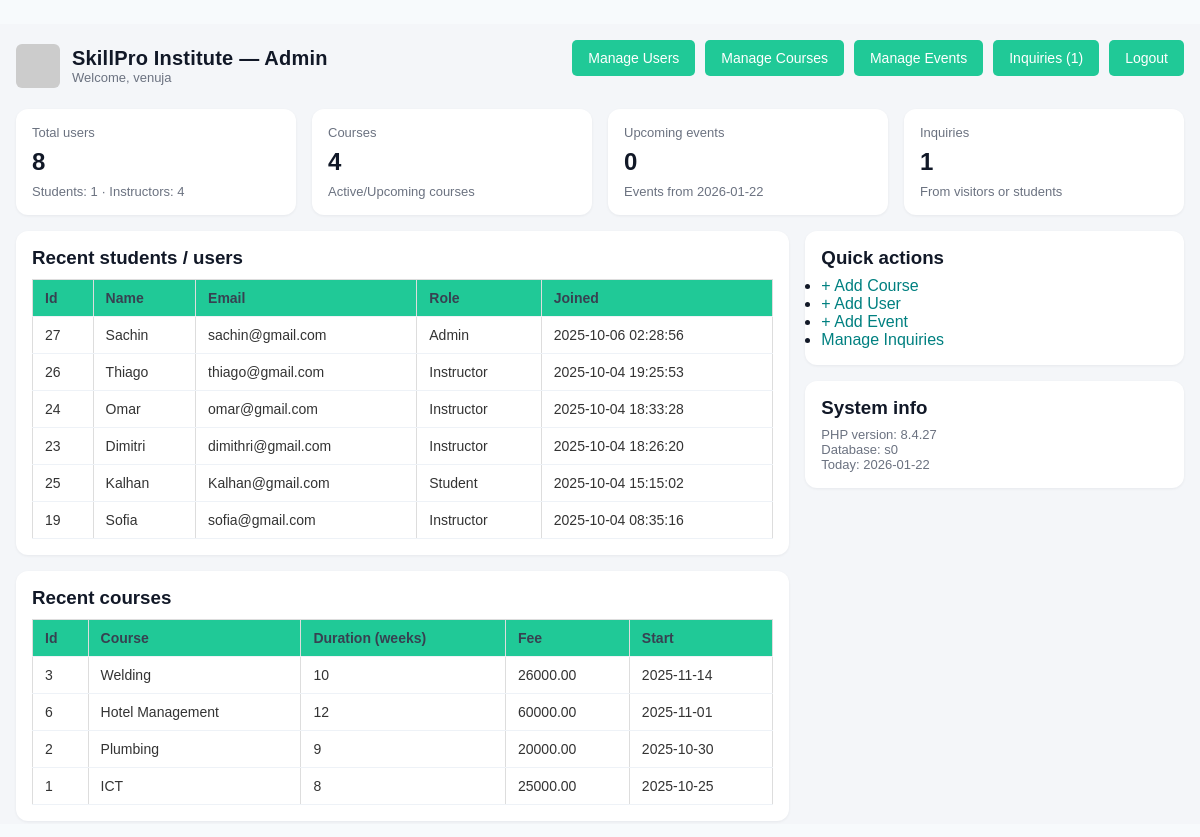
The page /admin/admin_dashboard.php (signed in) on the database its author committed.
### tables this page shows
CREATE TABLE `users` (
  `user_id` int(11) NOT NULL,
  `username` varchar(100) NOT NULL,
  `role` enum('Admin','Instructor','Student') NOT NULL DEFAULT 'Student',
  `email` varchar(150) NOT NULL,
  `phone_num` varchar(150) NOT NULL,
  `password` varchar(255) NOT NULL,
  `gender` enum('Male','Female','Prefer not to say') NOT NULL,
  `image_user` varchar(250) NOT NULL,
  `created_at` timestamp NOT NULL DEFAULT current_timestamp()
);

CREATE TABLE `courses` (
  `course_id` int(11) NOT NULL,
  `course_name` varchar(150) NOT NULL,
  `category` varchar(100) NOT NULL,
  `course_des` text NOT NULL,
  `user_id` int(11) NOT NULL,
  `duration` int(11) NOT NULL,
  `start_date` date NOT NULL,
  `image` varchar(255) NOT NULL,
  `fee` decimal(10,2) NOT NULL,
  `mode` enum('Online','On-site') NOT NULL,
  `location` varchar(100) NOT NULL,
  `created_at` timestamp NOT NULL DEFAULT current_timestamp()
);

### admin/admin_dashboard.php (the view, shortened to what this page needs)
<?php
include '../includes/connect.php';
function get_count($conn, $sql) {
    $res = $conn->query($sql);
    if ($res && ($row = $res->fetch_row())) return (int)$row[0];
    return 0;
}
$total_users = get_count($conn, "SELECT COUNT(*) FROM users");
$students = get_count($conn, "SELECT COUNT(*) FROM users WHERE role='Student'");
$instructors = get_count($conn, "SELECT COUNT(*) FROM users WHERE role='Instructor'");
$total_courses = get_count($conn, "SELECT COUNT(*) FROM courses");
$today = date('Y-m-d');
$upcoming_events = get_count($conn, "SELECT COUNT(*) FROM events WHERE event_date >= '{$today}'");
$inq_count = 0;
$check_inq = $conn->prepare("SELECT COUNT(*) FROM information_schema.tables WHERE table_schema = ? AND table_name = ?");
$dbname = $conn->real_escape_string($conn->query("SELECT DATABASE()")->fetch_row()[0]);
$tbl = 'inquiries';
$check_inq->bind_param("ss", $dbname, $tbl);
$check_inq->execute();
$check_inq->bind_result($has_inq);
if ($has_inq) {
    $inq_count = get_count($conn, "SELECT COUNT(*) FROM inquiries");
}
$recent_users = [];
$res = $conn->query("SELECT user_id, username, email, role, created_at FROM users ORDER BY created_at DESC LIMIT 6");
if ($res) {
    while ($r = $res->fetch_assoc()) $recent_users[] = $r;
}
$recent_courses = [];
$res = $conn->query("SELECT course_id, course_name, duration, fee, mode, start_date FROM courses ORDER BY start_date DESC LIMIT 6");
if ($res) {
    while ($r = $res->fetch_assoc()) $recent_courses[] = $r;
}
?>
<!doctype html>
<html lang="en">
<head>
  <link rel="stylesheet" href="../css/admin_style.css">
</head>
<body>
  <div class="container">
    <header class="header">
      <div class="brand">
        <img src="https://placehold.co/80x80?text=SP" alt="SkillPro logo">
        <div>
          <h1>SkillPro Institute — Admin</h1>
          <div class="small">Welcome, <?php echo htmlspecialchars($_SESSION['username'] ?? 'Admin'); ?></div>
        </div>
      </div>
      <nav class="topnav">
        <a class="btn" href="../admin/manage_users.php">Manage Users</a>
        <a class="btn" href="./manage_course.php">Manage Courses</a>
        <a class="btn" href="./manage_events.php">Manage Events</a>
        <a class="btn btn-primary" href="manage_inquiries.php">Inquiries (<?php echo $inq_count; ?>)</a>
        <a class="btn btn-logout" href="logout.php">Logout</a>
      </nav>
    </header>
    <main>
      <section class="grid" style="margin-bottom:16px;">
        <div class="tile card">
          <div class="title">Total users</div>
          <div class="value"><?php echo $total_users; ?></div>
          <div class="small">Students: <?php echo $students; ?> · Instructors: <?php echo $instructors; ?></div>
        </div>
        <div class="tile card">
          <div class="title">Courses</div>
          <div class="value"><?php echo $total_courses; ?></div>
          <div class="small">Active/Upcoming courses</div>
        </div>
        <div class="tile card">
          <div class="title">Upcoming events</div>
          <div class="value"><?php echo $upcoming_events; ?></div>
          <div class="small">Events from <?php echo htmlspecialchars($today); ?></div>
        </div>
        <div class="tile card">
          <div class="title">Inquiries</div>
          <div class="value"><?php echo $inq_count; ?></div>
          <div class="small">From visitors or students</div>
        </div>
      </section>
      <section class="grid">
        <div class="left">
          <div class="card">
            <h3 style="margin-bottom:10px;">Recent students / users</h3>
            <?php if (count($recent_users)): ?>
            <table class="table" aria-describedby="recent-users">
              <thead>
                <tr><th>Id</th><th>Name</th><th>Email</th><th>Role</th><th>Joined</th></tr>
              </thead>
              <tbody>
                <?php foreach($recent_users as $u): ?>
                <tr>
                  <td><?php echo htmlspecialchars($u['user_id']); ?></td>
                  <td><?php echo htmlspecialchars($u['username']); ?></td>
                  <td><?php echo htmlspecialchars($u['email']); ?></td>
                  <td><?php echo htmlspecialchars($u['role']); ?></td>
                  <td><?php echo htmlspecialchars($u['created_at']); ?></td>
                </tr>
                <?php endforeach; ?>
              </tbody>
            </table>
            <?php else: ?>
              <div class="small">No users found.</div>
            <?php endif; ?>
          </div>
          <div class="card">
            <h3 style="margin-bottom:10px;">Recent courses</h3>
            <?php if (count($recent_courses)): ?>
            <table class="table" aria-describedby="recent-courses">
              <thead>
                <tr><th>Id</th><th>Course</th><th>Duration (weeks)</th><th>Fee</th><th>Start</th></tr>
              </thead>
              <tbody>
                <?php foreach($recent_courses as $c): ?>
                <tr>
                  <td><?php echo htmlspecialchars($c['course_id']); ?></td>
                  <td><?php echo htmlspecialchars($c['course_name']); ?></td>
                  <td><?php echo htmlspecialchars($c['duration']); ?></td>
                  <td><?php echo htmlspecialchars($c['fee']); ?></td>
                  <td><?php echo htmlspecialchars($c['start_date']); ?></td>
                </tr>
                <?php endforeach; ?>
              </tbody>
            </table>
            <?php else: ?>
              <div class="small">No courses found.</div>
            <?php endif; ?>
          </div>
        </div>
        <aside class="right">
          <div class="card">
            <h3>Quick actions</h3>
            <ul style="margin-top:8px;">
              <li><a href="./add_course.php">+ Add Course</a></li>
              <li><a href="../admin/add_user.php">+ Add User</a></li>
              <li><a href="../admin/add_event.php">+ Add Event</a></li>
              <li><a href="manage_inquiries.php">Manage Inquiries</a></li>
            </ul>
          </div>
          <div class="card">
            <h3>System info</h3>
            <div class="small" style="margin-top:8px;">
              PHP version: <?php echo phpversion(); ?><br>
              Database: <?php echo htmlspecialchars($dbname); ?><br>
              Today: <?php echo htmlspecialchars($today); ?>
            </div>
          </div>
        </aside>
      </section>
    </main>
  </div>
</body>
</html>

### css/admin_style.css (style rules this page uses)
* { box-sizing: border-box; margin: 0; padding: 0; }
html,body { height: 100%; font-family: Inter, system-ui, -apple-system, "Segoe UI", Roboto, "Helvetica Neue", Arial; color: #111827; background:#f7fafc; }
.container { max-width: 1200px; margin: 24px auto; padding: 16px; }
.header { display:flex; align-items:center; justify-content:space-between; gap:16px; margin-bottom:18px; }
.brand { display:flex; align-items:center; gap:12px; }
.brand img { height:44px; width:44px; border-radius:6px; object-fit:cover; }
.brand h1 { font-size:20px; letter-spacing:0.2px; }
.topnav { display:flex; gap:10px; align-items:center; }
.btn { display:inline-block; padding:8px 12px; border-radius:8px; text-decoration:none; font-size:14px; }
.btn-logout { background:#ef4444; color:white; }
.btn-primary { background:#20c997; color:white; }
.grid { display:grid; grid-template-columns: repeat(12, 1fr); gap:16px; }
.card { background:white; border-radius:12px; padding:16px; box-shadow:0 1px 3px rgba(15,23,42,0.06); }
.tile { grid-column: span 3; display:flex; flex-direction:column; gap:8px; }
.tile .title { font-size:13px; color:#6b7280; }
.tile .value { font-size:24px; font-weight:600; }
.left { grid-column: span 8; display:flex; flex-direction:column; gap:16px; }
.right { grid-column: span 4; display:flex; flex-direction:column; gap:16px; text-decoration: none; }
.table { width:100%; border-collapse:collapse; }
.table th, .table td { padding:10px 12px; text-align:left; border-bottom:1px solid #eef2f7; font-size:14px; }
.table th { font-weight:600; color:#374151; }
.small { font-size:13px; color:#6b7280; }
.btn { background: #20c997; color: #fff; padding: 10px 16px; border: none; border-radius: 6px; cursor: pointer; text-decoration: none; }
table { width: 100%; border-collapse: collapse; margin-top: 20px; }
table th, table td { border: 1px solid #ddd; padding: 10px; text-align: center; }
body { font-family: Arial, sans-serif; background: #f4f6f9; margin: 0; padding: 0; }
.btn { display: inline-block; padding: 10px 16px; margin-bottom: 15px; border-radius: 5px; background: #20c997; color: #fff; text-decoration: none; font-size: 14px; transition: 0.3s; }
table { width: 100%; border-collapse: collapse; margin-top: 10px; }
th, td { padding: 10px; border: 1px solid #ddd; text-align: center; }
th { background: #20c997; color: #fff; font-weight: bold; }
td { color: #333; }
img { border-radius: 5px; }
.right .card ul li a { text-decoration: none; color: #008080; font-weight: 500; transition: color 0.3s ease; }

### rows shown on the page
users: user_id "27", username "Sachin", email "sachin@gmail.com", role "Admin", created_at "2025-10-06 02:28:56"
users: user_id "26", username "Thiago", email "thiago@gmail.com", role "Instructor", created_at "2025-10-04 19:25:53"
users: user_id "24", username "Omar", email "omar@gmail.com", role "Instructor", created_at "2025-10-04 18:33:28"
users: user_id "23", username "Dimitri", email "dimithri@gmail.com", role "Instructor", created_at "2025-10-04 18:26:20"
users: user_id "25", username "Kalhan", email "Kalhan@gmail.com", role "Student", created_at "2025-10-04 15:15:02"
users: user_id "19", username "Sofia", email "sofia@gmail.com", role "Instructor", created_at "2025-10-04 08:35:16"
courses: course_id "3", course_name "Welding", duration "10", fee "26000.00", start_date "2025-11-14"
courses: course_id "6", course_name "Hotel Management", duration "12", fee "60000.00", start_date "2025-11-01"
courses: course_id "2", course_name "Plumbing", duration "9", fee "20000.00", start_date "2025-10-30"
courses: course_id "1", course_name "ICT", duration "8", fee "25000.00", start_date "2025-10-25"

### other values the page prints
$_SESSION['username'] "venuja"
$inq_count "1"
$total_users "8"
$students "1"
$instructors "4"
$total_courses "4"
$upcoming_events "0"
phpversion() "8.4.27"
$dbname "s0"
